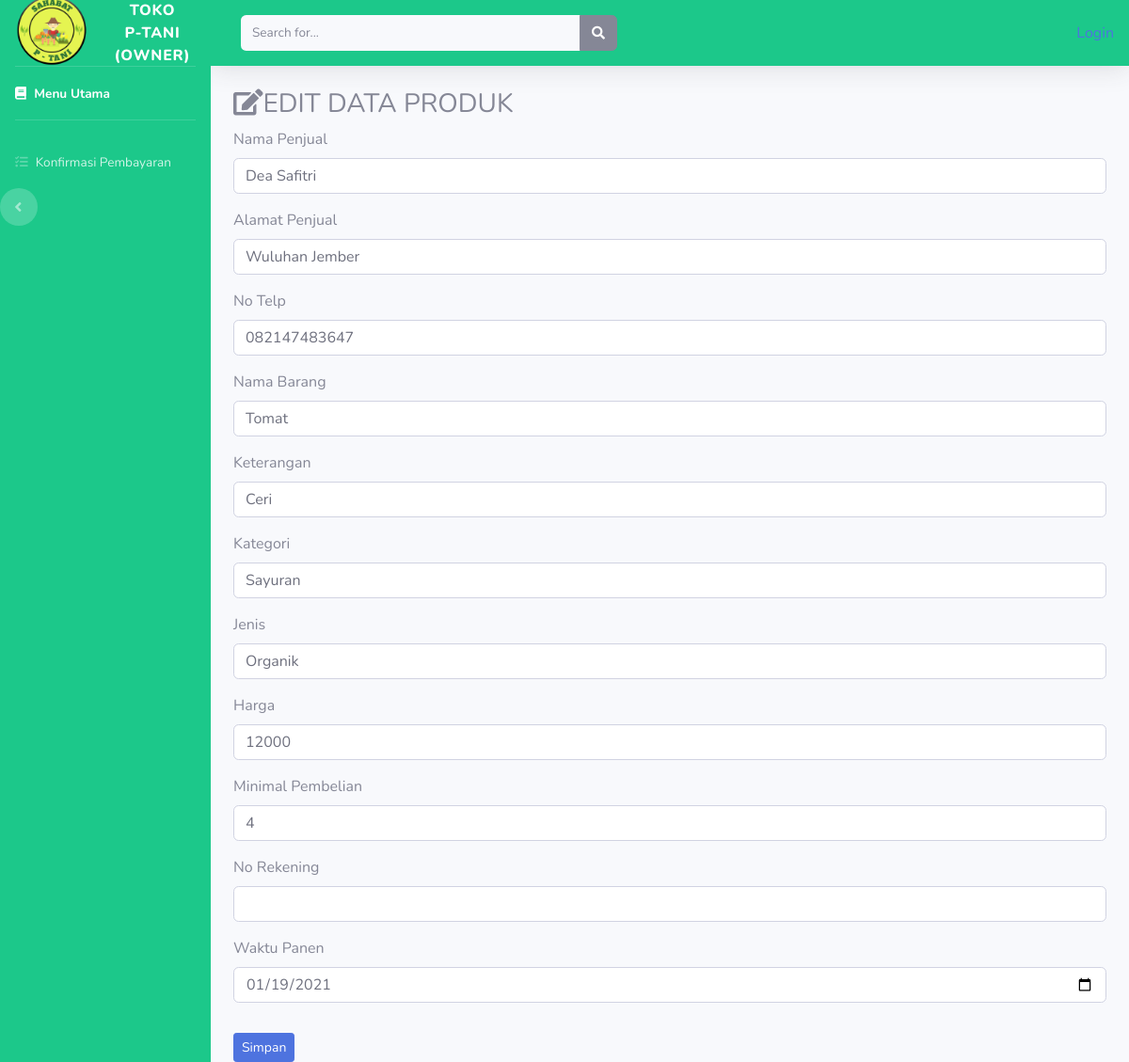
Screenshot of /index.php/admin/data_barang/edit/11 with the database file from the repository.
### tables this page shows
CREATE TABLE `tb_barang` (
  `id_brg` int(11) NOT NULL,
  `nama_penjual` varchar(60) NOT NULL,
  `alamat` varchar(200) NOT NULL,
  `telp` varchar(25) NOT NULL,
  `nama_brg` varchar(120) NOT NULL,
  `keterangan` varchar(600) NOT NULL,
  `kategori` varchar(60) NOT NULL,
  `jenis` varchar(60) NOT NULL,
  `harga` int(11) NOT NULL,
  `stok` int(4) NOT NULL,
  `min_pembelian` varchar(40) NOT NULL,
  `no_rek` varchar(100) NOT NULL,
  `waktu_panen` date NOT NULL,
  `gambar` text NOT NULL
);

### application/controllers/admin/Data_barang.php (called while the page is built, shortened)
<?php
class Data_barang extends CI_Controller{
public function edit($id)
{
	$where = array('id_brg' =>$id);
	$data['barang'] = $this->model_barang->edit_barang($where, 'tb_barang')->result();
	$this->load->view('templates_admin/header');
		$this->load->view('templates_admin/sidebar');
		$this->load->view('admin/edit_barang',$data);
		$this->load->view('templates_admin/footer');
}
}
?>

### index.php (called while the page is built, shortened)
<?php
require_once BASEPATH.'core/CodeIgniter.php';

### application/models/model_barang.php (called while the page is built, shortened)
<?php
class Model_barang extends CI_Model{
	public function edit_barang($where, $table){
	return $this->db->get_where($table, $where);
	}
}
?>

### application/views/admin/edit_barang.php (the view, shortened to what this page needs)
<div class="container-fluid">
	<h3><i class="fa fa-edit"></i>EDIT DATA PRODUK</h3>
	<?php foreach($barang as $brg): ?>
<form method="post" action="<?php echo base_url(). 'admin/data_barang/update' ?>">
	<div class="form-group">
        <label>Nama Penjual</label>
        <input type="text" name="nama_penjual" class="form-control" value="<?php echo $brg->nama_penjual ?>">
    </div>
    <div class="form-group">
        <label>Alamat Penjual</label>
        <input type="text" name="alamat" class="form-control" value="<?php echo $brg->alamat ?>">
    </div>
    <div class="form-group">
        <label>No Telp</label>
        <input type="text" name="telp" class="form-control" value="<?php echo $brg->telp ?>">
    </div>
	<div class="form-group">
		<label>Nama Barang</label>
		<input type="teks" name="nama_brg" class="form-control" value="<?php echo $brg->nama_brg ?>">
	</div>
	<div class="form-group">
		<label>Keterangan</label>
		<input type="teks" name="keterangan" class="form-control" value="<?php echo $brg->keterangan ?>">
	</div>
	<div class="form-group">
		<label>Kategori</label>
		<input type="teks" name="kategori" class="form-control" value="<?php echo $brg->kategori ?>">
	</div>
	<div class="form-group">
		<label>Jenis</label>
		<input type="teks" name="jenis" class="form-control" value="<?php echo $brg->jenis ?>">
	</div>
	<div class="form-group">
		<label>Harga</label>
		<input type="teks" name="harga" class="form-control" value="<?php echo $brg->harga ?>">
	</div>
	<div class="form-group">
          <label>Minimal Pembelian</label>
          <input type="text" name="min_pembelian" class="form-control" value="<?php echo $brg->min_pembelian ?>">
        </div>
        <div class="form-group">
          <label>No Rekening</label>
          <input type="text" name="No_rek" class="form-control" value="<?php echo $brg->no_rek ?>">
        </div>
        <div class="form-group">
          <label>Waktu Panen</label>
          <input type="date" name="waktu_panen" class="form-control" value="<?php echo $brg->waktu_panen ?>">
        </div>
	<button type="submit" class="btn btn-primary btn-sm mt-3">Simpan</button>
</form>
	<?php endforeach ?>
</div>

### rows the page displays
tb_barang: nama_penjual "Dea Safitri", alamat "Wuluhan Jember", telp "082147483647", nama_brg "Tomat", keterangan "Ceri", kategori "Sayuran", jenis "Organik", harga "12000", min_pembelian "4", waktu_panen "01/19/2021"

### other values shown
anchor('authh/login', 'Login') "Login"
